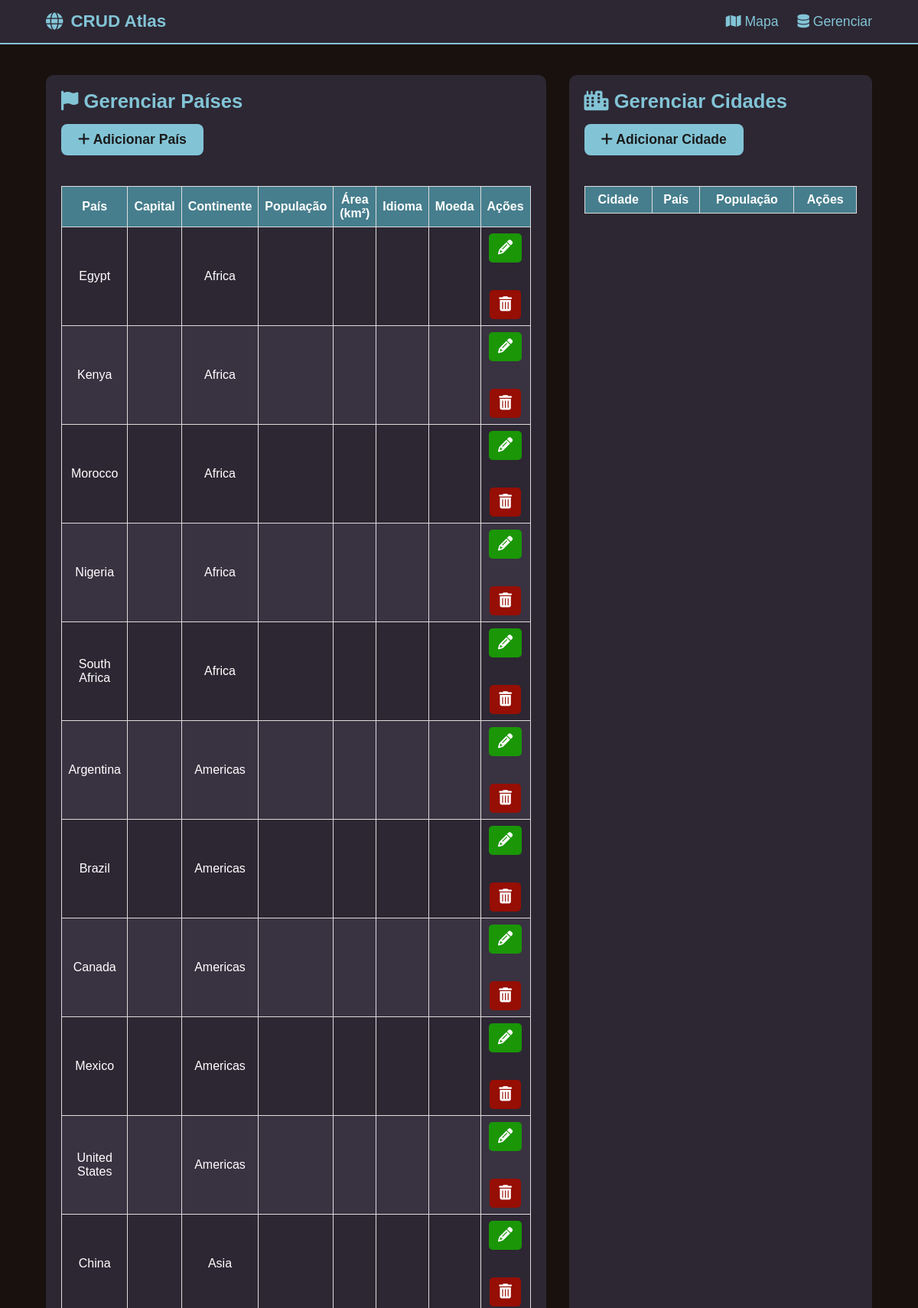
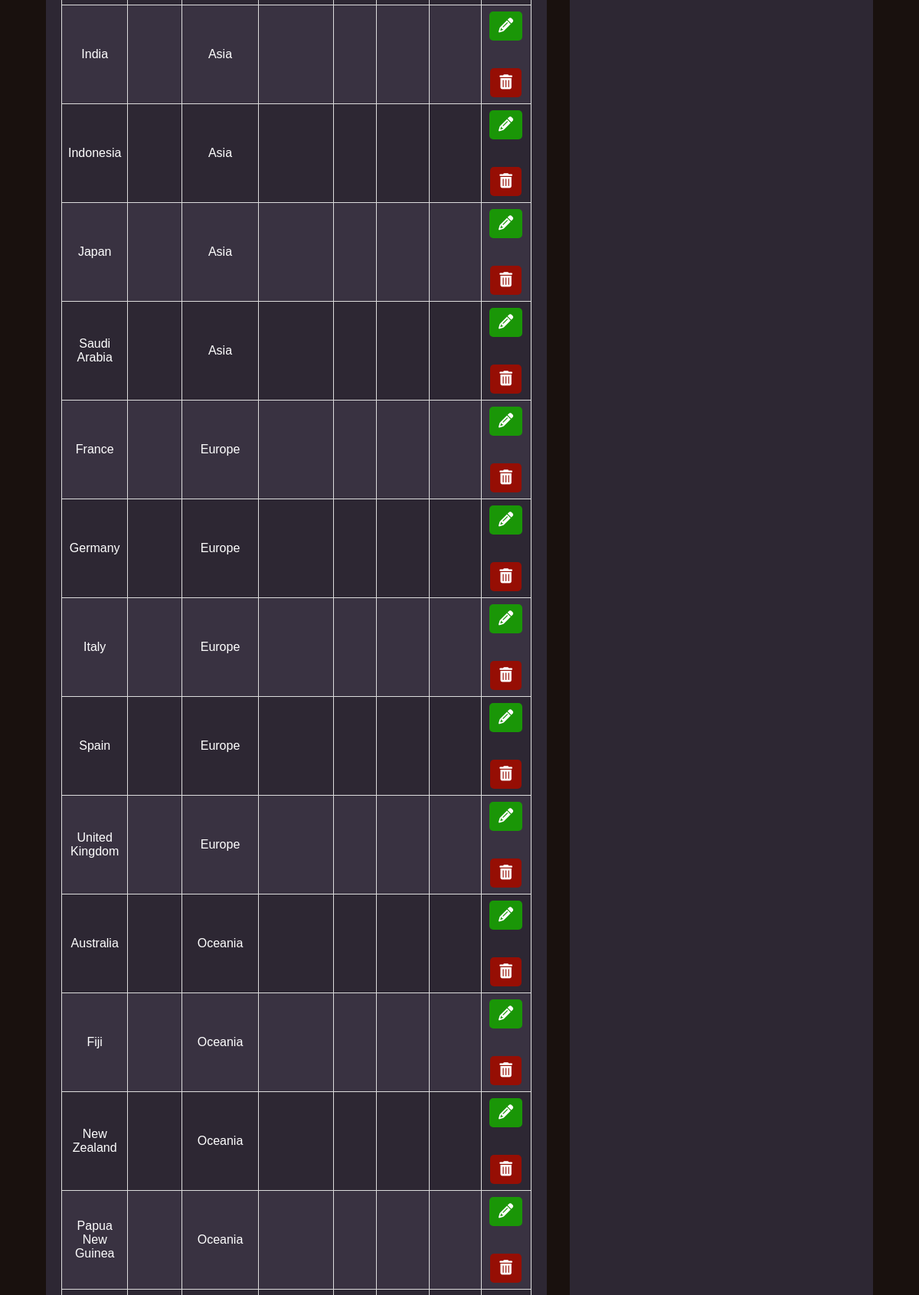
Screenshot of /crud.php (upper part) with the database file from the repository (2 pictures, top to bottom).
### tables this page shows
CREATE TABLE IF NOT EXISTS paises (
  id_pais INT AUTO_INCREMENT PRIMARY KEY,
  nome VARCHAR(100) NOT NULL,
  continente VARCHAR(50) NOT NULL,
  populacao BIGINT,
  idioma VARCHAR(50)
);

### crud.php (the view, shortened to what this page needs)
<?php
require_once 'BackEnd/conexao.php';
$stmtPaises = $conn->query("SELECT * FROM paises ORDER BY continente, nome");
$paises = $stmtPaises->fetchAll(PDO::FETCH_ASSOC);
?>
<!DOCTYPE html>
<html lang="pt-br">
<head>
    <link rel="stylesheet" href="https://cdnjs.cloudflare.com/ajax/libs/font-awesome/6.5.0/css/all.min.css">
    <link rel="stylesheet" href="FrontEnd/crud.css">
</head>
<body>
<header>
    <div class="container">
        <div class="logo">
            <i class="fas fa-globe"></i>
            <span>CRUD Atlas</span>
        </div>
        <nav>
            <ul>
                <li><a href="index.php"><i class="fas fa-map"></i> Mapa</a></li>
                <li><a href="../crud.php"><i class="fas fa-database"></i> Gerenciar</a></li>
            </ul>
        </nav>
    </div>
</header>
    <div class="container mt-30">
        <div class="crud-container">
            <div class="crud-section">
                <h2 class="crud-section-title">
                    <i class="fas fa-flag"></i> Gerenciar Países
                </h2>
                <button class="btn btn-primary btn-grande" id="btnAdicionarPais">
                    <i class="fas fa-plus"></i> Adicionar País
                </button>
                <div class="tabela-container">
                    <table id="tabelaPaises">
                        <thead>
                            <tr>
                                <th>País</th>
                                <th>Capital</th>
                                <th>Continente</th>
                                <th>População</th>
                                <th>Área (km²)</th>
                                <th>Idioma</th>
                                <th>Moeda</th>
                                <th>Ações</th>
                            </tr>
                        </thead>
                        <tbody>
                            <?php foreach ($paises as $pais): ?>
                                <tr>
                                    <td><?php echo $pais['nome']; ?></td>
                                    <td><?php echo $pais['capital']; ?></td>
                                    <td><?php echo $pais['continente']; ?></td>
                                    <td><?php echo $pais['populacao']; ?></td>
                                    <td><?php echo $pais['area_km2']; ?></td>
                                    <td><?php echo $pais['idioma']; ?></td>
                                    <td><?php echo $pais['moeda']; ?></td>
                                    <td>
                                        <a href="BackEnd/pais_edit.php?id=<?php echo $pais['id_pais']; ?>" class="btn-editar" title="Editar">
                                            <i class="fas fa-pencil-alt"></i>
                                        </a>
                                        <br><br><br>
                                        <a href="BackEnd/pais_delete.php?id=<?php echo $pais['id_pais']; ?>" class="btn-excluir" onclick="return confirm('Deseja realmente excluir?')" title="Excluir">
                                            <i class="fas fa-trash-alt"></i>
                                        </a>
                                    </td>
                                </tr>
                            <?php endforeach; ?>
                        </tbody>
                    </table>
                </div>
            </div>
            <div class="crud-section">
                <h2 class="crud-section-title">
                    <i class="fas fa-city"></i> Gerenciar Cidades
                </h2>
                <button class="btn btn-primary btn-grande" id="btnAdicionarCidade">
                    <i class="fas fa-plus"></i> Adicionar Cidade
                </button>
                <div class="tabela-container">
                    <table id="tabelaCidades">
                        <thead>
                            <tr>
                                <th>Cidade</th>
                                <th>País</th>
                                <th>População</th>
                                <th>Ações</th>
                            </tr>
                        </thead>
                    </table>
                </div>
            </div>
        </div>
    </div>
</body>
</html>

### FrontEnd/crud.css (style rules this page uses)
* { margin: 0; padding: 0; box-sizing: border-box; outline: none !important; }
body { background: #19110e; font-family: sans-serif; color: white; height: 100vh; cursor: pointer; }
.container { width: 90%; max-width: 1200px; margin: 0 auto; }
header { width: 100%; background: #2d2733; padding: 15px 0; border-bottom: 2px solid #82c4d6; }
header .container { display: flex; justify-content: space-between; align-items: center; }
.logo { display: flex; align-items: center; gap: 10px; font-size: 1.4em; color: #82c4d6; font-weight: bold; }
nav ul { display: flex; gap: 25px; list-style: none; }
nav a { color: #82c4d6; text-decoration: none; font-size: 1.1em; transition: 0.2s; }
.crud-container { display: flex; justify-content: space-between; gap: 30px; flex-wrap: wrap; margin-top: 40px; }
.crud-section { flex: 1; padding: 20px; background-color: #2d2733; border-radius: 10px; margin-bottom: 20px; }
.crud-section-title { color: #82c4d6; font-size: 1.6em; margin-bottom: 15px; }
.btn { padding: 10px 22px; background: #82c4d6; border: none; border-radius: 8px; cursor: pointer; color: #1b1b1b; font-size: 1.1em; font-weight: bold; transition: 0.2s; margin-bottom: 20px; }
table { width: 100%; margin-top: 20px; border-collapse: collapse; }
table th, table td { padding: 8px; border: 1px solid #ddd; text-align: center; }
table th { background: #467e8d; color: #fff; }
table tr:nth-child(even) { background: #393241; }
.btn-editar, .btn-excluir { padding: 8px 12px; border-radius: 5px; text-align: center; font-size: 1.2em; display: inline-block; transition: background-color 0.3s; color: #fff; }
.btn-editar { background-color: #1a9607; }
.btn-excluir { background-color: #960e04; }

### rows the page displays
paises: nome "Egypt", continente "Africa"
paises: nome "Kenya", continente "Africa"
paises: nome "Morocco", continente "Africa"
paises: nome "Nigeria", continente "Africa"
paises: nome "South Africa", continente "Africa"
paises: nome "Argentina", continente "Americas"
paises: nome "Brazil", continente "Americas"
paises: nome "Canada", continente "Americas"
paises: nome "Mexico", continente "Americas"
paises: nome "United States", continente "Americas"
paises: nome "China", continente "Asia"
paises: nome "India", continente "Asia"
paises: nome "Indonesia", continente "Asia"
paises: nome "Japan", continente "Asia"
paises: nome "Saudi Arabia", continente "Asia"
paises: nome "France", continente "Europe"
paises: nome "Germany", continente "Europe"
paises: nome "Italy", continente "Europe"
paises: nome "Spain", continente "Europe"
paises: nome "United Kingdom", continente "Europe"
paises: nome "Australia", continente "Oceania"
paises: nome "Fiji", continente "Oceania"
paises: nome "New Zealand", continente "Oceania"
paises: nome "Papua New Guinea", continente "Oceania"
